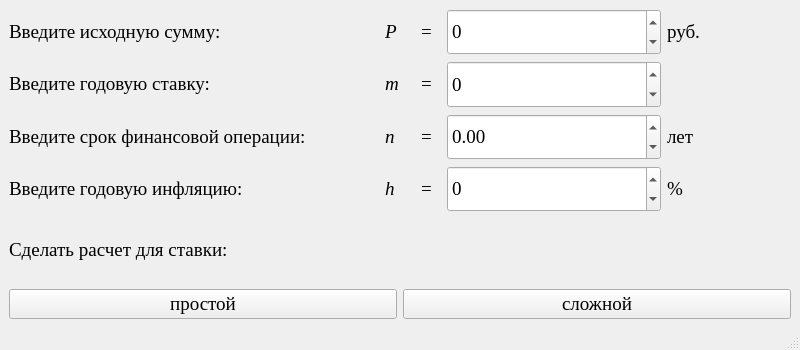
<?xml version="1.0" encoding="UTF-8"?>
<ui version="4.0">
 <class>MainWindow</class>
 <widget class="QMainWindow" name="MainWindow">
  <property name="geometry">
   <rect>
    <x>0</x>
    <y>0</y>
    <width>800</width>
    <height>350</height>
   </rect>
  </property>
  <property name="minimumSize">
   <size>
    <width>800</width>
    <height>350</height>
   </size>
  </property>
  <property name="maximumSize">
   <size>
    <width>800</width>
    <height>350</height>
   </size>
  </property>
  <property name="windowTitle">
   <string>Расчет реальной наращенной суммы с учетом инфляции</string>
  </property>
  <widget class="QWidget" name="centralwidget">
   <layout class="QGridLayout" name="gridLayout_4" rowstretch="4,2">
    <item row="0" column="0">
     <layout class="QGridLayout" name="gridLayout">
      <item row="0" column="0">
       <layout class="QGridLayout" name="gridLayout_10">
        <item row="0" column="0">
         <widget class="QLabel" name="label_39">
          <property name="minimumSize">
           <size>
            <width>370</width>
            <height>35</height>
           </size>
          </property>
          <property name="font">
           <font>
            <family>Times New Roman</family>
            <pointsize>14</pointsize>
           </font>
          </property>
          <property name="text">
           <string>&lt;html&gt;&lt;head/&gt;&lt;body&gt;&lt;p&gt;Введите исходную сумму:&lt;/p&gt;&lt;/body&gt;&lt;/html&gt;</string>
          </property>
         </widget>
        </item>
        <item row="0" column="1">
         <widget class="QLabel" name="label_41">
          <property name="minimumSize">
           <size>
            <width>30</width>
            <height>0</height>
           </size>
          </property>
          <property name="maximumSize">
           <size>
            <width>30</width>
            <height>16777215</height>
           </size>
          </property>
          <property name="font">
           <font>
            <family>Times New Roman</family>
            <pointsize>14</pointsize>
            <italic>true</italic>
           </font>
          </property>
          <property name="text">
           <string>&lt;html&gt;&lt;head/&gt;&lt;body&gt;&lt;p&gt;P&lt;/p&gt;&lt;/body&gt;&lt;/html&gt;</string>
          </property>
         </widget>
        </item>
        <item row="0" column="2">
         <widget class="QLabel" name="label_42">
          <property name="minimumSize">
           <size>
            <width>20</width>
            <height>0</height>
           </size>
          </property>
          <property name="maximumSize">
           <size>
            <width>20</width>
            <height>16777215</height>
           </size>
          </property>
          <property name="font">
           <font>
            <family>Times New Roman</family>
            <pointsize>14</pointsize>
           </font>
          </property>
          <property name="text">
           <string>&lt;html&gt;&lt;head/&gt;&lt;body&gt;&lt;p&gt;=&lt;/p&gt;&lt;/body&gt;&lt;/html&gt;</string>
          </property>
         </widget>
        </item>
        <item row="0" column="3">
         <widget class="QDoubleSpinBox" name="doubleSpinBox_8">
          <property name="minimumSize">
           <size>
            <width>214</width>
            <height>25</height>
           </size>
          </property>
          <property name="maximumSize">
           <size>
            <width>16777215</width>
            <height>220</height>
           </size>
          </property>
          <property name="font">
           <font>
            <family>Times New Roman</family>
            <pointsize>14</pointsize>
           </font>
          </property>
          <property name="decimals">
           <number>0</number>
          </property>
          <property name="minimum">
           <double>-999999999.000000000000000</double>
          </property>
          <property name="maximum">
           <double>16777215.000000000000000</double>
          </property>
          <property name="singleStep">
           <double>1.000000000000000</double>
          </property>
         </widget>
        </item>
        <item row="0" column="4">
         <widget class="QLabel" name="label_43">
          <property name="minimumSize">
           <size>
            <width>50</width>
            <height>0</height>
           </size>
          </property>
          <property name="maximumSize">
           <size>
            <width>50</width>
            <height>16777215</height>
           </size>
          </property>
          <property name="font">
           <font>
            <family>Times New Roman</family>
            <pointsize>14</pointsize>
           </font>
          </property>
          <property name="text">
           <string>&lt;html&gt;&lt;head/&gt;&lt;body&gt;&lt;p&gt;руб.&lt;/p&gt;&lt;/body&gt;&lt;/html&gt;</string>
          </property>
         </widget>
        </item>
        <item row="0" column="5">
         <widget class="QLabel" name="label_44">
          <property name="text">
           <string/>
          </property>
         </widget>
        </item>
       </layout>
      </item>
      <item row="1" column="0">
       <layout class="QGridLayout" name="gridLayout_11">
        <item row="0" column="1">
         <widget class="QLabel" name="label_45">
          <property name="minimumSize">
           <size>
            <width>30</width>
            <height>0</height>
           </size>
          </property>
          <property name="maximumSize">
           <size>
            <width>30</width>
            <height>16777215</height>
           </size>
          </property>
          <property name="font">
           <font>
            <family>Times New Roman</family>
            <pointsize>14</pointsize>
            <italic>true</italic>
           </font>
          </property>
          <property name="text">
           <string>&lt;html&gt;&lt;head/&gt;&lt;body&gt;&lt;p&gt;m&lt;/p&gt;&lt;/body&gt;&lt;/html&gt;</string>
          </property>
         </widget>
        </item>
        <item row="0" column="0">
         <widget class="QLabel" name="label_40">
          <property name="minimumSize">
           <size>
            <width>370</width>
            <height>35</height>
           </size>
          </property>
          <property name="font">
           <font>
            <family>Times New Roman</family>
            <pointsize>14</pointsize>
           </font>
          </property>
          <property name="text">
           <string>&lt;html&gt;&lt;head/&gt;&lt;body&gt;&lt;p&gt;Введите годовую ставку:&lt;/p&gt;&lt;/body&gt;&lt;/html&gt;</string>
          </property>
         </widget>
        </item>
        <item row="0" column="2">
         <widget class="QLabel" name="label_46">
          <property name="minimumSize">
           <size>
            <width>20</width>
            <height>0</height>
           </size>
          </property>
          <property name="maximumSize">
           <size>
            <width>20</width>
            <height>16777215</height>
           </size>
          </property>
          <property name="font">
           <font>
            <family>Times New Roman</family>
            <pointsize>14</pointsize>
           </font>
          </property>
          <property name="text">
           <string>&lt;html&gt;&lt;head/&gt;&lt;body&gt;&lt;p&gt;=&lt;/p&gt;&lt;/body&gt;&lt;/html&gt;</string>
          </property>
         </widget>
        </item>
        <item row="0" column="5">
         <widget class="QLabel" name="label_48">
          <property name="text">
           <string/>
          </property>
         </widget>
        </item>
        <item row="0" column="4">
         <widget class="QLabel" name="label_47">
          <property name="minimumSize">
           <size>
            <width>50</width>
            <height>0</height>
           </size>
          </property>
          <property name="maximumSize">
           <size>
            <width>50</width>
            <height>16777215</height>
           </size>
          </property>
          <property name="font">
           <font>
            <family>Times New Roman</family>
            <pointsize>14</pointsize>
           </font>
          </property>
          <property name="text">
           <string>&lt;html&gt;&lt;head/&gt;&lt;body&gt;&lt;p/&gt;&lt;/body&gt;&lt;/html&gt;</string>
          </property>
         </widget>
        </item>
        <item row="0" column="3">
         <widget class="QDoubleSpinBox" name="doubleSpinBox_9">
          <property name="minimumSize">
           <size>
            <width>214</width>
            <height>25</height>
           </size>
          </property>
          <property name="maximumSize">
           <size>
            <width>16777215</width>
            <height>220</height>
           </size>
          </property>
          <property name="font">
           <font>
            <family>Times New Roman</family>
            <pointsize>14</pointsize>
           </font>
          </property>
          <property name="decimals">
           <number>0</number>
          </property>
          <property name="minimum">
           <double>-16777215.000000000000000</double>
          </property>
          <property name="maximum">
           <double>16777215.000000000000000</double>
          </property>
          <property name="singleStep">
           <double>1.000000000000000</double>
          </property>
         </widget>
        </item>
       </layout>
      </item>
      <item row="2" column="0">
       <layout class="QGridLayout" name="gridLayout_12">
        <item row="0" column="0">
         <widget class="QLabel" name="label_49">
          <property name="minimumSize">
           <size>
            <width>370</width>
            <height>35</height>
           </size>
          </property>
          <property name="font">
           <font>
            <family>Times New Roman</family>
            <pointsize>14</pointsize>
           </font>
          </property>
          <property name="text">
           <string>&lt;html&gt;&lt;head/&gt;&lt;body&gt;&lt;p&gt;Введите срок финансовой операции:&lt;/p&gt;&lt;/body&gt;&lt;/html&gt;</string>
          </property>
         </widget>
        </item>
        <item row="0" column="1">
         <widget class="QLabel" name="label_50">
          <property name="minimumSize">
           <size>
            <width>30</width>
            <height>0</height>
           </size>
          </property>
          <property name="maximumSize">
           <size>
            <width>30</width>
            <height>16777215</height>
           </size>
          </property>
          <property name="font">
           <font>
            <family>Times New Roman</family>
            <pointsize>14</pointsize>
            <italic>true</italic>
           </font>
          </property>
          <property name="text">
           <string>&lt;html&gt;&lt;head/&gt;&lt;body&gt;&lt;p&gt;n&lt;/p&gt;&lt;/body&gt;&lt;/html&gt;</string>
          </property>
         </widget>
        </item>
        <item row="0" column="2">
         <widget class="QLabel" name="label_51">
          <property name="minimumSize">
           <size>
            <width>20</width>
            <height>0</height>
           </size>
          </property>
          <property name="maximumSize">
           <size>
            <width>20</width>
            <height>16777215</height>
           </size>
          </property>
          <property name="font">
           <font>
            <family>Times New Roman</family>
            <pointsize>14</pointsize>
           </font>
          </property>
          <property name="text">
           <string>&lt;html&gt;&lt;head/&gt;&lt;body&gt;&lt;p&gt;=&lt;/p&gt;&lt;/body&gt;&lt;/html&gt;</string>
          </property>
         </widget>
        </item>
        <item row="0" column="3">
         <widget class="QDoubleSpinBox" name="doubleSpinBox_10">
          <property name="minimumSize">
           <size>
            <width>214</width>
            <height>25</height>
           </size>
          </property>
          <property name="maximumSize">
           <size>
            <width>16777215</width>
            <height>220</height>
           </size>
          </property>
          <property name="font">
           <font>
            <family>Times New Roman</family>
            <pointsize>14</pointsize>
           </font>
          </property>
          <property name="decimals">
           <number>2</number>
          </property>
          <property name="minimum">
           <double>-16777215.000000000000000</double>
          </property>
          <property name="maximum">
           <double>16777215.000000000000000</double>
          </property>
          <property name="singleStep">
           <double>0.010000000000000</double>
          </property>
         </widget>
        </item>
        <item row="0" column="4">
         <widget class="QLabel" name="label_52">
          <property name="minimumSize">
           <size>
            <width>50</width>
            <height>0</height>
           </size>
          </property>
          <property name="maximumSize">
           <size>
            <width>50</width>
            <height>16777215</height>
           </size>
          </property>
          <property name="font">
           <font>
            <family>Times New Roman</family>
            <pointsize>14</pointsize>
           </font>
          </property>
          <property name="text">
           <string>&lt;html&gt;&lt;head/&gt;&lt;body&gt;&lt;p&gt;лет&lt;/p&gt;&lt;/body&gt;&lt;/html&gt;</string>
          </property>
         </widget>
        </item>
        <item row="0" column="5">
         <widget class="QLabel" name="label_53">
          <property name="text">
           <string/>
          </property>
         </widget>
        </item>
       </layout>
      </item>
      <item row="3" column="0">
       <layout class="QGridLayout" name="gridLayout_13">
        <item row="0" column="0">
         <widget class="QLabel" name="label_54">
          <property name="minimumSize">
           <size>
            <width>370</width>
            <height>35</height>
           </size>
          </property>
          <property name="font">
           <font>
            <family>Times New Roman</family>
            <pointsize>14</pointsize>
           </font>
          </property>
          <property name="text">
           <string>&lt;html&gt;&lt;head/&gt;&lt;body&gt;&lt;p&gt;Введите годовую инфляцию:&lt;/p&gt;&lt;/body&gt;&lt;/html&gt;</string>
          </property>
         </widget>
        </item>
        <item row="0" column="1">
         <widget class="QLabel" name="label_55">
          <property name="minimumSize">
           <size>
            <width>30</width>
            <height>0</height>
           </size>
          </property>
          <property name="maximumSize">
           <size>
            <width>30</width>
            <height>16777215</height>
           </size>
          </property>
          <property name="font">
           <font>
            <family>Times New Roman</family>
            <pointsize>14</pointsize>
            <italic>true</italic>
           </font>
          </property>
          <property name="text">
           <string>&lt;html&gt;&lt;head/&gt;&lt;body&gt;&lt;p&gt;h&lt;/p&gt;&lt;/body&gt;&lt;/html&gt;</string>
          </property>
         </widget>
        </item>
        <item row="0" column="2">
         <widget class="QLabel" name="label_56">
          <property name="minimumSize">
           <size>
            <width>20</width>
            <height>0</height>
           </size>
          </property>
          <property name="maximumSize">
           <size>
            <width>20</width>
            <height>16777215</height>
           </size>
          </property>
          <property name="font">
           <font>
            <family>Times New Roman</family>
            <pointsize>14</pointsize>
           </font>
          </property>
          <property name="text">
           <string>&lt;html&gt;&lt;head/&gt;&lt;body&gt;&lt;p&gt;=&lt;/p&gt;&lt;/body&gt;&lt;/html&gt;</string>
          </property>
         </widget>
        </item>
        <item row="0" column="3">
         <widget class="QDoubleSpinBox" name="doubleSpinBox_11">
          <property name="minimumSize">
           <size>
            <width>214</width>
            <height>25</height>
           </size>
          </property>
          <property name="maximumSize">
           <size>
            <width>16777215</width>
            <height>220</height>
           </size>
          </property>
          <property name="font">
           <font>
            <family>Times New Roman</family>
            <pointsize>14</pointsize>
           </font>
          </property>
          <property name="decimals">
           <number>0</number>
          </property>
          <property name="minimum">
           <double>-16777215.000000000000000</double>
          </property>
          <property name="maximum">
           <double>16777215.000000000000000</double>
          </property>
          <property name="singleStep">
           <double>1.000000000000000</double>
          </property>
         </widget>
        </item>
        <item row="0" column="4">
         <widget class="QLabel" name="label_57">
          <property name="minimumSize">
           <size>
            <width>50</width>
            <height>0</height>
           </size>
          </property>
          <property name="maximumSize">
           <size>
            <width>50</width>
            <height>16777215</height>
           </size>
          </property>
          <property name="font">
           <font>
            <family>Times New Roman</family>
            <pointsize>14</pointsize>
           </font>
          </property>
          <property name="text">
           <string>&lt;html&gt;&lt;head/&gt;&lt;body&gt;&lt;p&gt;%&lt;/p&gt;&lt;/body&gt;&lt;/html&gt;</string>
          </property>
         </widget>
        </item>
        <item row="0" column="5">
         <widget class="QLabel" name="label_58">
          <property name="text">
           <string/>
          </property>
         </widget>
        </item>
       </layout>
      </item>
     </layout>
    </item>
    <item row="1" column="0">
     <layout class="QGridLayout" name="gridLayout_3" rowstretch="0,0" rowminimumheight="1,1">
      <item row="0" column="0">
       <widget class="QLabel" name="label_12">
        <property name="minimumSize">
         <size>
          <width>400</width>
          <height>35</height>
         </size>
        </property>
        <property name="font">
         <font>
          <family>Times New Roman</family>
          <pointsize>14</pointsize>
          <weight>50</weight>
          <bold>false</bold>
         </font>
        </property>
        <property name="text">
         <string>&lt;html&gt;&lt;head/&gt;&lt;body&gt;&lt;p&gt;Сделать расчет для ставки:&lt;/p&gt;&lt;/body&gt;&lt;/html&gt;</string>
        </property>
       </widget>
      </item>
      <item row="1" column="0">
       <layout class="QGridLayout" name="gridLayout_2">
        <item row="0" column="0">
         <widget class="QPushButton" name="pushButton_2">
          <property name="font">
           <font>
            <family>Times New Roman</family>
            <pointsize>14</pointsize>
           </font>
          </property>
          <property name="text">
           <string>простой</string>
          </property>
         </widget>
        </item>
        <item row="0" column="1">
         <widget class="QPushButton" name="pushButton">
          <property name="font">
           <font>
            <family>Times New Roman</family>
            <pointsize>14</pointsize>
           </font>
          </property>
          <property name="text">
           <string>сложной</string>
          </property>
         </widget>
        </item>
       </layout>
      </item>
     </layout>
    </item>
   </layout>
  </widget>
  <widget class="QStatusBar" name="statusbar"/>
 </widget>
 <resources/>
 <connections/>
</ui>
